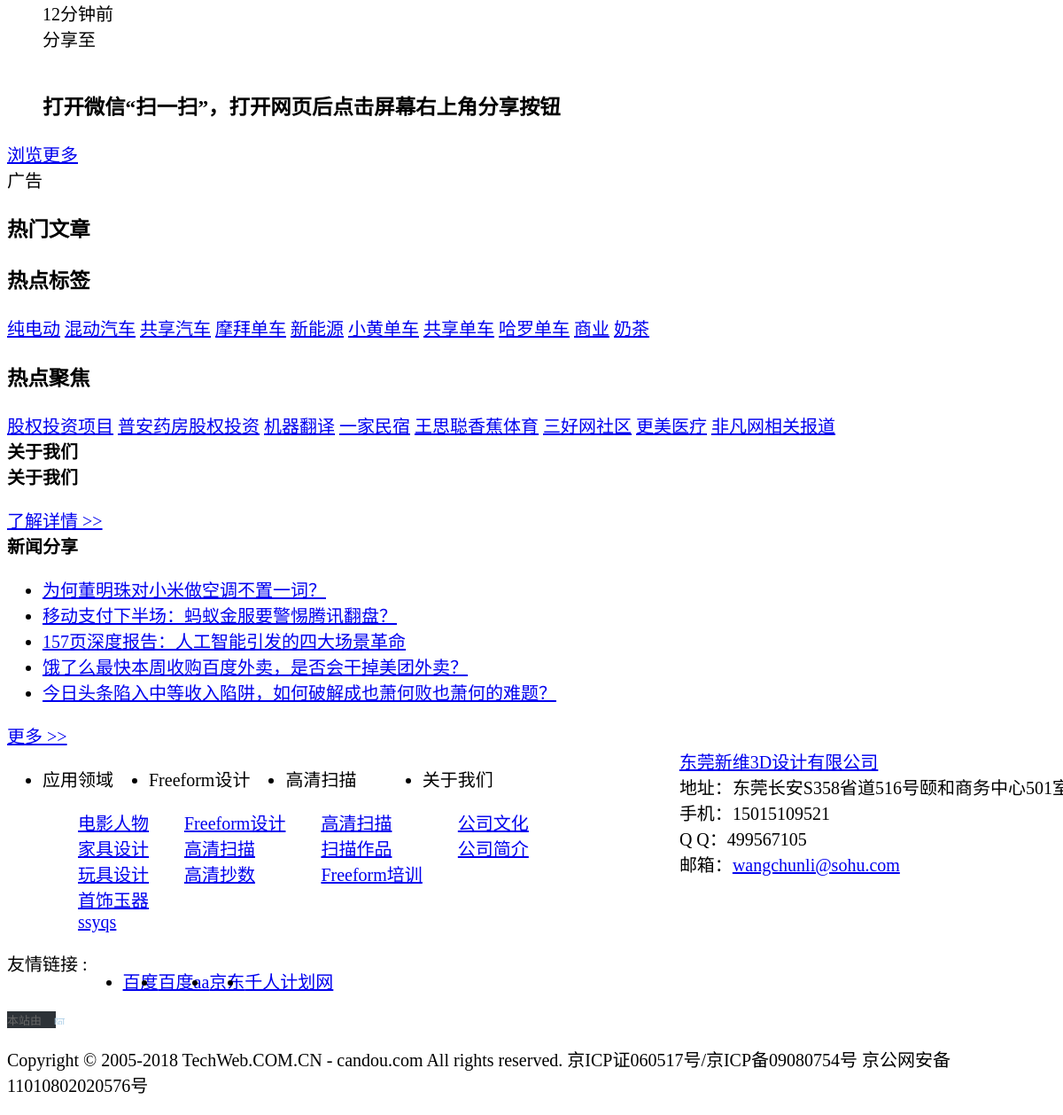
Before: / (lower part) with the older database file.
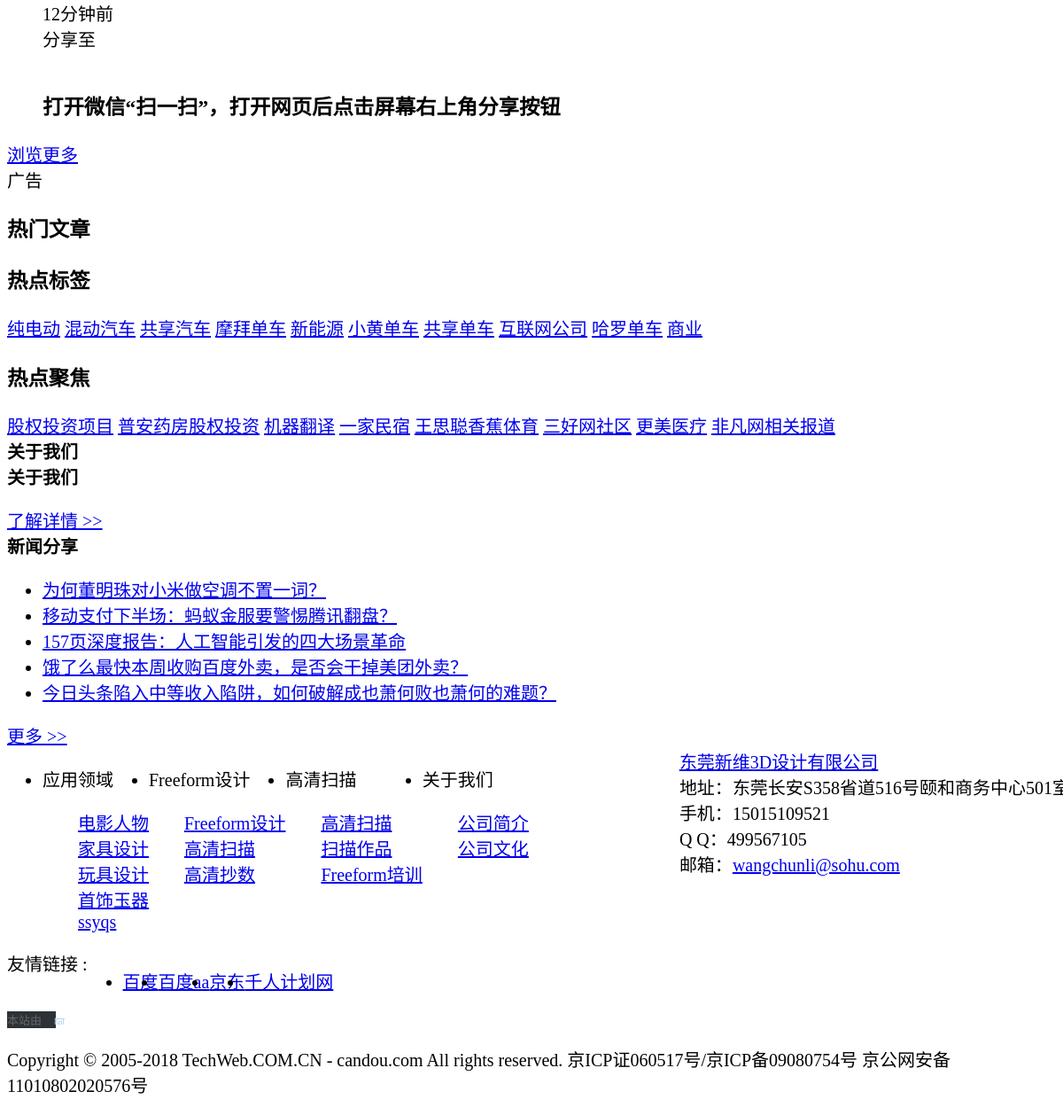
After: the same page with the newer database file.
### tables this page shows
CREATE TABLE `tab_term` (
  `id` int(10) unsigned NOT NULL AUTO_INCREMENT COMMENT 'ID',
  `name` varchar(50) NOT NULL DEFAULT '' COMMENT '分类名称',
  `englishName` varchar(50) DEFAULT NULL COMMENT '分类名称英文名',
  `slug` varchar(20) DEFAULT NULL COMMENT '分类访问URL',
  `taxonomy` varchar(32) NOT NULL DEFAULT '' COMMENT '分类类别',
  `description` text COMMENT '分类描述',
  `uid` int(10) NOT NULL DEFAULT '1' COMMENT '操作用户ID',
  `parent` int(10) NOT NULL DEFAULT '0' COMMENT '父类ID',
  `subclass` int(10) NOT NULL DEFAULT '0',
  `isHidden` enum('0','1') NOT NULL DEFAULT '0' COMMENT '状态：0有效，1无效',
  `count` int(10) NOT NULL DEFAULT '0' COMMENT '对应文章数',
  `views` int(10) DEFAULT '0' COMMENT '该分类被浏览次数',
  `sort` int(10) NOT NULL DEFAULT '0' COMMENT '排序',
  `banner` varchar(255) DEFAULT NULL COMMENT '对应Banner路径',
  `create_time` datetime DEFAULT NULL COMMENT '创建时间',
  `update_time` datetime DEFAULT NULL COMMENT '编辑时间',
  `lang` enum('en','cn') DEFAULT 'cn' COMMENT '语言标记：cn为中文;en为英文',
  PRIMARY KEY (`id`)
);

CREATE TABLE `tab_news` (
  `id` int(10) NOT NULL AUTO_INCREMENT COMMENT '编号',
  `term_id` smallint(5) NOT NULL DEFAULT '0' COMMENT '分类',
  `title` varchar(255) DEFAULT NULL COMMENT '产品标题',
  `ft_title` text COMMENT '分词标题(全文检索)',
  `from` varchar(30) DEFAULT '' COMMENT '来源',
  `author` varchar(30) DEFAULT '' COMMENT '作者',
  `tags` varchar(255) DEFAULT NULL COMMENT '标签',
  `keywords` varchar(255) DEFAULT NULL COMMENT '文章关键字',
  `content` longtext COMMENT '产品内容',
  `summary` text COMMENT '产品描述摘要',
  `isHidden` enum('0','1') NOT NULL DEFAULT '0' COMMENT '1标记为删除，0标记为正常',
  `views` int(10) NOT NULL DEFAULT '0' COMMENT '浏览次数',
  `is_commend` enum('0','1') NOT NULL DEFAULT '0' COMMENT '是否为推荐',
  `is_issue` enum('0','1') NOT NULL DEFAULT '0' COMMENT '是否发布:1为已发布; 0为待审核',
  `SEOKeywords` varchar(255) DEFAULT NULL COMMENT 'SEO关键词',
  `SEODescription` varchar(500) DEFAULT NULL COMMENT 'SEO描述',
  `thumb` varchar(255) DEFAULT NULL COMMENT '缩略图',
  `praises` int(10) NOT NULL DEFAULT '0' COMMENT '赞个数',
  `update_time` datetime DEFAULT NULL COMMENT '更新时间日期',
  `create_time` datetime DEFAULT NULL COMMENT '创建时间日期',
  `sort` int(10) NOT NULL DEFAULT '0' COMMENT '排序',
  `uid` int(10) DEFAULT NULL COMMENT '创建者ID',
  `lang` enum('en','cn') DEFAULT 'cn' COMMENT '语言标记：cn为中文;en为英文',
  PRIMARY KEY (`id`),
  FULLTEXT KEY `ft_title` (`ft_title`)
);

CREATE TABLE `tab_links` (
  `id` int(10) unsigned NOT NULL AUTO_INCREMENT,
  `link_term` smallint(5) NOT NULL DEFAULT '0',
  `link_type` varchar(20) DEFAULT '' COMMENT 'link为友情链接，indexNav导航链接',
  `link_parent` int(10) NOT NULL DEFAULT '0',
  `link_url` varchar(255) NOT NULL DEFAULT '' COMMENT '链接地址',
  `link_name` varchar(255) NOT NULL DEFAULT '' COMMENT '链接名称',
  `link_image` varchar(255) DEFAULT NULL COMMENT '链接图片路径(友情链接)',
  `link_target` enum('_blank','_self') NOT NULL DEFAULT '_self' COMMENT '链接打开目标',
  `link_description` varchar(255) DEFAULT '' COMMENT '链接描述',
  `link_sort` int(10) NOT NULL DEFAULT '0' COMMENT '排序',
  `isHidden` enum('0','1') NOT NULL DEFAULT '0' COMMENT '链接是否有效',
  `uid` int(10) unsigned NOT NULL DEFAULT '0' COMMENT '链接录入者',
  `create_time` datetime NOT NULL COMMENT '生成时间',
  `update_time` datetime DEFAULT NULL COMMENT '编辑时间',
  `lang` enum('en','cn') DEFAULT 'cn' COMMENT '语言标记：cn为中文;en为英文',
  PRIMARY KEY (`id`),
  KEY `link_visible` (`isHidden`)
);

### application/core/Fzhao_Controller.php (called while the page is built, shortened)
<?php
class Client_Controller extends My_Controller {
    public function view($path, $data = array()) {
        $this->load->model('default/home_model');
        $data['options'] = $this->common->getOptionsByOption_name('company');
        $data['links'] = $this->home_model->getLinks('link');
        $data['foot_mappings'] = array(
            'contactUs' => 'contact',
            'products' => 'products',
            'sheji' => 'sheji',
            'cases' => 'cases',
            'company' => 'company'
        );
        $data['foot_terms'] = $this->admin->getTermByTaxonomy(array('contactUs', 'products', 'sheji', 'cases', 'company'));
        $this->load->view('default/'.$path, $data);
    }
}

### application/controllers/Home.php (called while the page is built, shortened)
<?php
class Home extends Client_Controller {
    public function index() {
        $data = array();
        $data['carousels'] = $this->admin->getLinks();
        $news = $this->admin->getData(array(
            'fields' => 'a.id,a.title',
            'table' => 'news a',
            'conditions' => array('a.isHidden' => '0', 'a.lang' => _LANGUAGE_,'is_commend'=>'1','is_issue'=>'1'),
            '_order' => array(array('sort'=>'desc'),array('views'=>'desc'),array('id'=>'desc')),
            'limit' => array(5,0)
        ));
        $data['news'] = $news;
        $type = 'contact_about';
        $file = 'application/views/default/dynamic/' . _LANGUAGE_ . '_' . $type . '_htm_html.php';
        $data['about'] = '';
        if (file_exists($file)) {
            $about = str_replace('LWWEB_LWWEB_DEFAULT_URL', site_url(''), html_entity_decode(file_get_contents($file)));
            $data['about'] = trim(str_replace('&nbsp;','',strip_tags($about)));
        }
        $data['hotTags'] = $this->tag->get_hot_tags(10);
        $this->view('home',$data);
    }
}

### index.php (called while the page is built, shortened)
<?php
require_once BASEPATH.'core/CodeIgniter.php';

### application/core/Fzhao_Model.php (called while the page is built, shortened)
<?php
class Fzhao_Model extends CI_Model {
    public function getData($params) {
        $params = $this->_get_conditions($params);
        extract($params);
        if ($compiled) {
            $this->db->from($table);
        } else {
            $this->db->select($fields, ($escape === false ? false : true))->from($table);
        }
        if ($_conditions) {
            foreach ($_conditions as $item) {
                $this->db->where($item);
            }
        }
        if ($_order) {
            if (is_array($_order)) {
                foreach ($_order as $item) {
                    list($key, $value) = each($item);
                    $this->db->order_by($key, $value);
                }
            } else {
                $this->db->order_by($_order);
            }
        }
        if ($row) {
            return $this->db->get()->row_array();
        }
        if ($count) {
            return $this->db->count_all_results();
        }
        return $this->db->get()->result_array();
    }
    protected function _get_conditions($params) {
        $arr = array(
            'fields' => '*',
            'table' => '',
            'conditions' => '',
            '_conditions' => '',
            'limit' => '',
            'order' => '',
            '_order' => '',
            'join' => '',
            'count' => '',
            'concat' => '',
            'in' => '',
            'ins' => '',
            'not_ins' => '',
            'or' => '',
            'row' => '',
            'orders' => '',
            'group' => '',
            'like' => '',
            'likes' => '',
            'or_likes' => '',
            'where' => '',
            'distinct' => '',
            'having' => '',
            'having_bool' => '',
            'escape' => '',
            'assoc' => '',
            'compiled' => '',
        );
        return array_merge($arr, $params);
    }
    public function getTermByTaxonomy($taxonomy) {
        $_terms = $this->getData(array(
            'fields' => 'id,name,parent,slug,taxonomy,count',
            'table' => 'term',
            '_conditions' => array(array('isHidden' => '0'), array('lang' => _LANGUAGE_)),
            '_order' => array(array('parent' => 'asc'), array('sort' => 'desc')),
        ));
        $terms = $this->_get_term_trees($_terms, 0, 0);
        $newTerms = array();
        if($taxonomy && is_array($taxonomy)){
            foreach($taxonomy as $item){
                if(empty($terms[$item])){
                    continue;
                }
                $newTerms[$item] = $terms[$item];
            }
            return $newTerms;
        }
        return !empty($terms[$taxonomy])?$terms[$taxonomy]:array();
    }
    private function _get_term_trees($data, $pId, $deep) {
        $tree = array();
        foreach ($data as $v) {
            if ($v['parent'] != $pId) {
                continue;
            }
            $v['deep'] = $deep + 1;
            $v['childs'] = $this->_get_term_trees($data, $v['id'], $deep + 1);
            $index = $v['parent']==0?$v['taxonomy']:$v['id'];
            $tree[$index] = $v;
        }
        return $tree;
    }
}

### application/models/default/tag_model.php (called while the page is built, shortened)
<?php
class Tag_model extends Fzhao_Model {
    public function get_hot_tags($num = 10) {
        $tags = $this->getTermByTaxonomy('tags');
        $_hotTags = $this->_get_hot_tags($tags['childs']);
        $hotTags = array_sort($_hotTags, 'count', 'desc');
        return intval($num)?array_slice($hotTags,0,intval($num)):$hotTags;
    }
    private function _get_hot_tags($data) {
        static $tags = array();
        foreach ($data as $item) {
            $tag = array(
                'slug' => $item['slug'],
                'name' => $item['name'],
                'count' => $item['count'],
            );
            $tags[$item['id']] = $tag;
        }
        return $tags;
    }
}

### application/models/default/home_model.php (called while the page is built, shortened)
<?php
class Home_model extends Fzhao_Model {
    public function getLinks($type = 'indexPic') {
        $result = $this->getData(array(
            'fields' => 'link_url,link_name,link_image,link_target',
            'table' => 'links',
            '_conditions' => array(array('isHidden' => '0'), array('lang' => _LANGUAGE_), array('link_type' => $type)),
            '_order' => array(array('link_sort' => 'desc'), array('id' => 'desc'))
        ));
        return $result;
    }
}

### application/views/default/home.php (the view, shortened to what the rows shown need)
<?php include('header.php');?>
<?=css_url('home.css')?>
<div id="app">
    <div class="pagewrap">
        <div class="rightlib">
            <?php include('sidebar.php');?>
        </div>
    </div>
    <div class="h-aboutUs">
        <div class="container">
            <div class="mod-r">
                <div class="h-news">
                    <div class="bd">
                        <ul class="h-news-list">
                            <?php if($news){
                                foreach($news as $item){?>
                                <li><a href="/news/info/<?=$item['id']?>.html"><?=$item['title']?></a></li>
                            <?php    }
                            }?>
                        </ul>
                    </div>
                </div>
            </div>
        </div>
    </div>
</div>
<?php include('footer.php');?>

### application/views/default/sidebar.php (shortened to what the rows shown need)
<div class="hot_tag_right pad_inner">
    <div class="inner_con am-cf">
        <?php if($hotTags){
            foreach($hotTags as $item){?>
            <a class="kr-tag-blue" target="_blank" href="<?=site_url('/tag/'.$item['slug'].'.html')?>"><?=$item['name']?></a>
        <?php }
        }?>
    </div>
</div>

### application/views/default/footer.php (shortened to what the rows shown need)
	<footer>
	    <div class="f_top">
	        <div class="main">
	            <div class="f_sub clear_both">
	                <div class="f_nav fl">
	                    <ul class="clear_both">
	                    	<?php if($foot_terms){
	                    		foreach($foot_terms as $items){?>
	                        <li class="fl">
	                            <div class="title">
	                                <?=$items['name']?>
	                            </div>
	                            <dl>
	                            	<?php if(!empty($items['childs'])){
	                    				foreach($items['childs'] as $item){?>
	                            	<dd>
	                                    <a href="<?=!empty($foot_mappings[$items['taxonomy']])?'/'.$foot_mappings[$items['taxonomy']].(in_array($foot_mappings[$items['taxonomy']], array('contact','company','sheji'))?'/info/':'/sort/').$item['slug']:'/'?>" title="<?=$item['name']?>"><?=$item['name']?></a>
	                                </dd>
	                                <?php }}?>
	                            </dl>
	                        </li>
	                        <?php }}?>
	                    </ul>
	                </div>
	            </div>
	            <?php if($links){?>
	            <div class="link clear_both">
	                <div class="l_rab fl">
	                    <ul class="clear_both">
	                    	<?php foreach($links as $item){?>
	                    	<li class="fl">
	                            <a href="<?=$item['link_url']?>" target="<?=$item['link_target']?$item['link_target']:'_blank'?>"><?=$item['link_name']?></a>
	                        </li>
	                        <?php }?>
	                    </ul>
	                </div>
	            </div>
	            <?php }?>
	        </div>
	    </div>
	</footer>
	</body>
</html>

Changed rows visible on the page:
no longer on this page (row unchanged): tab_term: name "奶茶", shown under "热点标签"
now on this page (row edited): tab_term: name "互联网公司", shown under "热点标签"
shown differently, row unchanged: tab_term "公司简介": moves up the list
